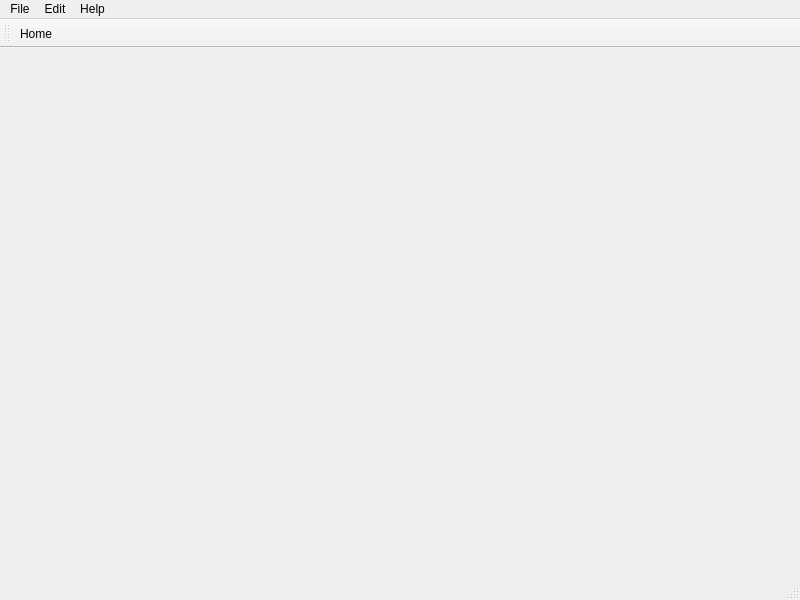
<?xml version="1.0" encoding="UTF-8"?>
<ui version="4.0">
 <class>MainWindow</class>
 <widget class="QMainWindow" name="MainWindow">
  <property name="geometry">
   <rect>
    <x>0</x>
    <y>0</y>
    <width>800</width>
    <height>600</height>
   </rect>
  </property>
  <property name="windowTitle">
   <string>MainWindow</string>
  </property>
  <widget class="QWidget" name="centralwidget"/>
  <widget class="QMenuBar" name="menubar">
   <property name="geometry">
    <rect>
     <x>0</x>
     <y>0</y>
     <width>800</width>
     <height>26</height>
    </rect>
   </property>
   <widget class="QMenu" name="menuFile">
    <property name="title">
     <string>File</string>
    </property>
    <addaction name="actionOpen"/>
    <addaction name="actionNew"/>
    <addaction name="actionSave"/>
   </widget>
   <widget class="QMenu" name="menuEdit">
    <property name="title">
     <string>Edit</string>
    </property>
    <addaction name="actionHome"/>
    <addaction name="actionCup"/>
    <addaction name="actioncopy"/>
    <addaction name="actionPaste"/>
    <addaction name="actionFind"/>
   </widget>
   <widget class="QMenu" name="menuHelp">
    <property name="title">
     <string>Help</string>
    </property>
    <addaction name="actionAbout"/>
   </widget>
   <addaction name="menuFile"/>
   <addaction name="menuEdit"/>
   <addaction name="menuHelp"/>
  </widget>
  <widget class="QStatusBar" name="statusbar"/>
  <widget class="QToolBar" name="toolBar">
   <property name="windowTitle">
    <string>toolBar</string>
   </property>
   <attribute name="toolBarArea">
    <enum>TopToolBarArea</enum>
   </attribute>
   <attribute name="toolBarBreak">
    <bool>false</bool>
   </attribute>
   <addaction name="actionHome"/>
  </widget>
  <action name="actionOpen">
   <property name="text">
    <string>Open</string>
   </property>
  </action>
  <action name="actionNew">
   <property name="text">
    <string>New</string>
   </property>
  </action>
  <action name="actionSave">
   <property name="text">
    <string>Save</string>
   </property>
  </action>
  <action name="actionCup">
   <property name="text">
    <string>Cup</string>
   </property>
  </action>
  <action name="actioncopy">
   <property name="text">
    <string>copy</string>
   </property>
  </action>
  <action name="actionPaste">
   <property name="text">
    <string>Paste</string>
   </property>
  </action>
  <action name="actionAbout">
   <property name="text">
    <string>About</string>
   </property>
  </action>
  <action name="actionFind">
   <property name="text">
    <string>Find</string>
   </property>
  </action>
  <action name="actionHome">
   <property name="icon">
    <iconset>
     <normaloff>C:/Users/rockman/Pictures/Saved Pictures/leaf.png</normaloff>C:/Users/rockman/Pictures/Saved Pictures/leaf.png</iconset>
   </property>
   <property name="text">
    <string>Home</string>
   </property>
  </action>
 </widget>
 <resources/>
 <connections/>
</ui>
